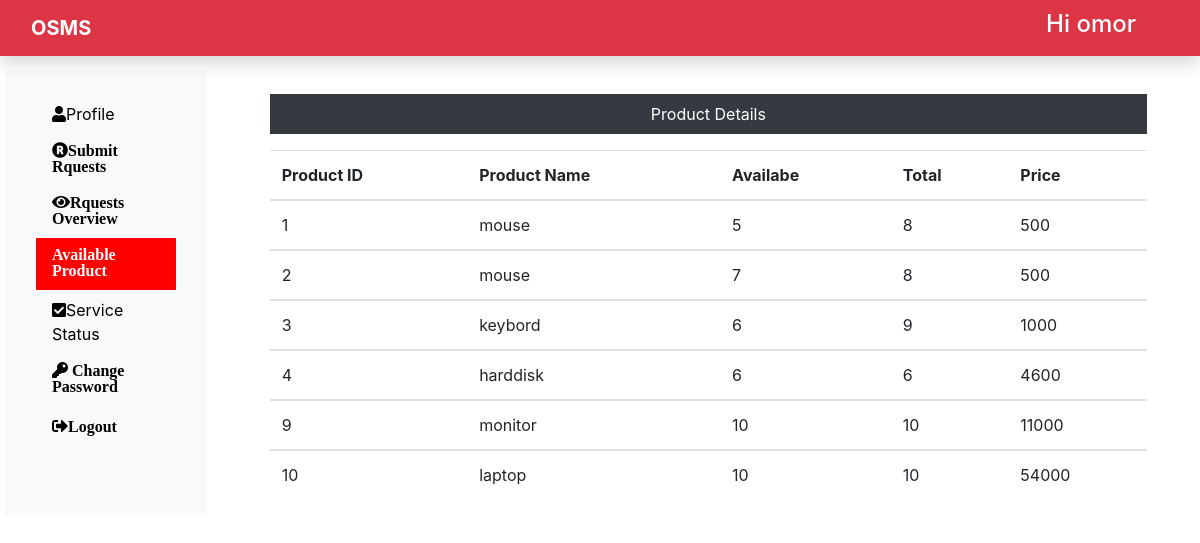
Page /product_details.php (signed in) on the committed database.
### tables this page shows
CREATE TABLE `asset` (
  `p_id` int(11) NOT NULL,
  `p_name` varchar(255) NOT NULL,
  `p_dop` date NOT NULL,
  `p_available` int(255) NOT NULL,
  `p_total` int(255) NOT NULL,
  `p_original_cost` int(255) NOT NULL,
  `p_selling_cost` int(255) NOT NULL
);

### product_details.php (the view, shortened to what this page needs)
<?php
include "user_header.php";
include "database.php";
$sql = "SELECT * FROM `asset`";
$result = $conn->query($sql);
if($result->num_rows > 0){
	?>
	<div class="col-sm-9 ml-5 mt-4">
		<table class="table mt-3">
			<p class="bg-dark text-white p-2 text-center">Product Details</p>
			<thead>
				<tr>
					<th>Product ID</th>
					<th>Product Name</th>
					<th>Availabe</th>
					<th>Total</th>
					<th>Price</th>
				</tr>
			</thead>
			<?php while($row = $result->fetch_assoc()) {?>
				<tbody>
					<td><?php echo $row['p_id'];?></td>
					<td><?php echo $row['p_name'];?></td>
					<td><?php echo $row['p_available'];?></td>
					<td><?php echo $row['p_total'];?></td>
					<td><?php echo $row['p_selling_cost'];?></td>
				</tbody>
			<?php }?>
		</table>
	<?php }?>
</div>

### CSS/style.css (style rules this page uses)
* { margin: 0; padding: 0; box-sizing: border-box; }
body { font-family: 'Ubuntu', sans-serif; }

### rows in the picture
asset: p_id "1", p_name "mouse", p_available "5", p_total "8", p_selling_cost "500"
asset: p_id "2", p_name "mouse", p_available "7", p_total "8", p_selling_cost "500"
asset: p_id "3", p_name "keybord", p_available "6", p_total "9", p_selling_cost "1000"
asset: p_id "4", p_name "harddisk", p_available "6", p_total "6", p_selling_cost "4600"
asset: p_id "9", p_name "monitor", p_available "10", p_total "10", p_selling_cost "11000"
asset: p_id "10", p_name "laptop", p_available "10", p_total "10", p_selling_cost "54000"

### other values in the picture
$_SESSION['name'] "omor"
